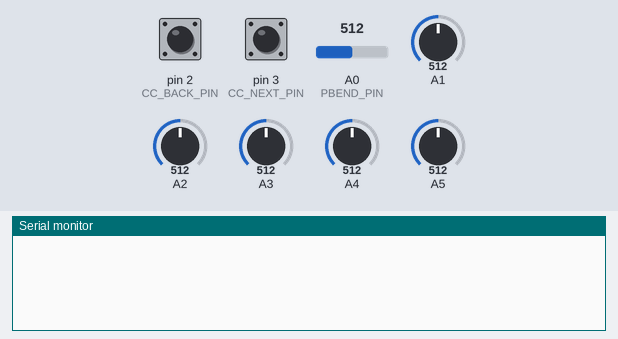
A program run on a simulated Arduino Uno, built with avr-gcc and run on an emulated ATmega328P. On the bench: the last lines printed to the serial monitor. Inputs (shaded band) come from the test bench; at power-on: A0 (PBEND_PIN) = 512, A1 = 512, A2 = 512, A3 = 512, A4 = 512, A5 = 512, pin 2 (CC_BACK_PIN) HIGH, pin 3 (CC_NEXT_PIN) HIGH.

Above: at 1.2 s.
1.3 s: A0 (PBEND_PIN) set to 40
At 2.5 s:
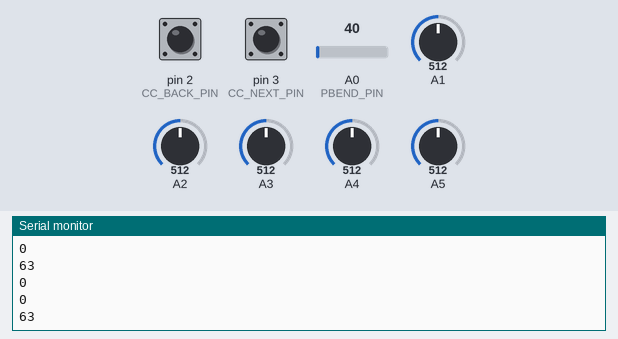
2.8 s: A1 set to 40
At 3.9 s:
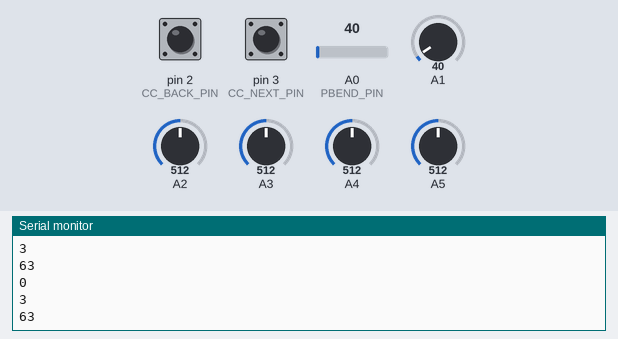
4.3 s: A2 set to 40
At 5.0 s:
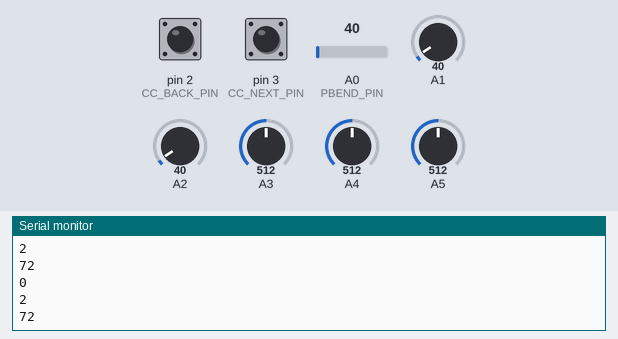
5.8 s: A3 set to 40
At 6.2 s:
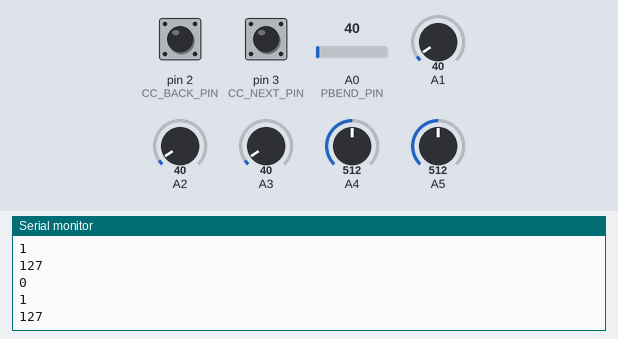
7.3 s: A4 set to 40
At 8.5 s:
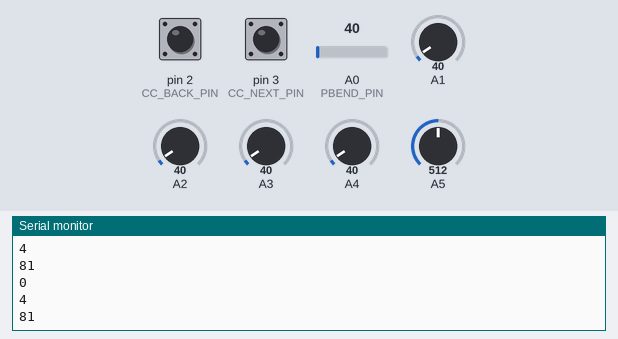
8.8 s: A5 set to 40
At 9.7 s:
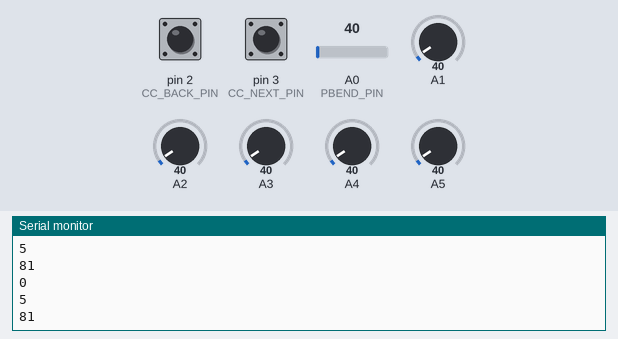
Timing chart, 0 to 11.3 s (numbered marks = the images above; inputs shaded):
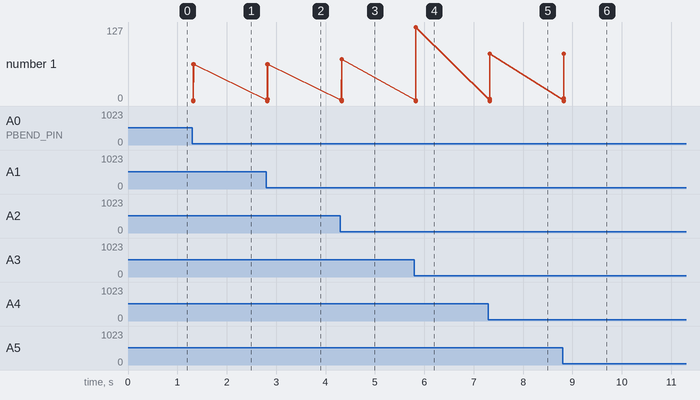

Measured:
- after the input at 1.3 s, the serial monitor: prints a new line at once (image 1)
- after the input at 2.8 s, the serial monitor: prints a new line at once (image 2)
- after the input at 4.3 s, the serial monitor: prints a new line at once (image 3)
- after the input at 5.8 s, the serial monitor: prints a new line at once (image 4)
- after the input at 7.3 s, the serial monitor: prints a new line at once (image 5)
- after the input at 8.8 s, the serial monitor: prints a new line at once (image 6)
- plotted number 1: 63 → 72 after the input at 4.3 s, 72 → 127 after the input at 5.8 s, 127 → 81 after the input at 7.3 s

The program:

main.cpp
```cpp
/*
	Pyduino MIDI Drums

	An arduino MIDI drum project that is configurable with python.
    ------ more descriptions -------

	The circuit:
	* piezo sensors to input drum signals
	* serial communication to the raspberry pi.

	Created 25/03/2017
	Revised by Daryl Pongcol

    Resources:
        Main algorithm -  By Evan Kale
        Another algorithm -  By NotesAndVolts.com

*/

#include "Arduino.h"

//Piezo defines
#define NUM_PIEZOS 6
#define START_SLOT 0     //first analog slot of piezos

//Pad defines
// pads:
#define PAD0 0    //top left
#define PAD1 3    //top right
#define PAD2 2    //middle left
#define PAD3 1    //middle right
#define PAD4 4    //lower left
#define PAD5 5    //lower right
// thresholds:
#define PAD0_THRESHOLD 25
#define PAD1_THRESHOLD 25
#define PAD2_THRESHOLD 20
#define PAD3_THRESHOLD 40
#define PAD4_THRESHOLD 20
#define PAD5_THRESHOLD 20
// min readings:
#define PAD0_MIN 10
#define PAD1_MIN 10
#define PAD2_MIN 0
#define PAD3_MIN 10
#define PAD4_MIN 0
#define PAD5_MIN 0
// max readings:
#define PAD0_MAX 1024
#define PAD1_MAX 1024
#define PAD2_MAX 900
#define PAD3_MAX 400
#define PAD4_MAX 800
#define PAD5_MAX 800

// special pads:
#define KICK_PAD 2
#define LTOM_PAD 3
#define CYM_PAD 6
#define SNARE1_PAD 0
#define SNARE2_PAD 1

//MIDI defines
// MIDI baud rate
#define SERIAL_RATE 31250
// note on/off
#define NOTE_ON_CMD 1
#define NOTE_OFF_CMD 0
#define MAX_MIDI_VELOCITY 127
#define DEFAULT_MIN_READING 0
#define DEFAULT_MAX_READING 1024
// pitch bend
#define PBEND_PIN 0
#define PBEND_CMD 3
#define PBEND_STEP 50
// control change
#define CC_CMD 2
#define CC_NEXT_PIN 3
#define CC_NEXT_NUMBER 20
#define CC_BACK_PIN 2
#define CC_BACK_NUMBER 21
// buffers
unsigned short oldPbendVal;
bool btnNextPadMap_isClicked = false;
bool btnBackPadMap_isClicked = false;

//Program defines
//ALL TIME MEASURED IN MILLISECONDS
#define SIGNAL_BUFFER_SIZE 100
#define PEAK_BUFFER_SIZE 30
#define MAX_TIME_BETWEEN_PEAKS 20
#define MIN_TIME_BETWEEN_NOTES 50

//map that holds the mux slots of the piezos
unsigned short slotMap[NUM_PIEZOS];

//map that holds the respective pad to each piezo
unsigned short padMap[NUM_PIEZOS];

//map that holds the respective threshold to each piezo
unsigned short thresholdMap[NUM_PIEZOS];

//map that holds the respective min & max reading to each piezo
unsigned short minReadingMap[NUM_PIEZOS];
unsigned short maxReadingMap[NUM_PIEZOS];

//Ring buffers to store analog signal and peaks
short currentSignalIndex[NUM_PIEZOS];
short currentPeakIndex[NUM_PIEZOS];
unsigned short signalBuffer[NUM_PIEZOS][SIGNAL_BUFFER_SIZE];
unsigned short peakBuffer[NUM_PIEZOS][PEAK_BUFFER_SIZE];

bool padReady[NUM_PIEZOS];
unsigned short padReadyVelocity[NUM_PIEZOS];
bool isLastPeakZeroed[NUM_PIEZOS];

unsigned long lastPeakTime[NUM_PIEZOS];
unsigned long lastNoteTime[NUM_PIEZOS];

void midiNoteOn(byte pad, byte velocity)
{
    Serial.println(NOTE_ON_CMD);
    Serial.println(pad);
    Serial.println(velocity);
}

void midiNoteOff(byte pad, byte velocity)
{
    Serial.println(NOTE_OFF_CMD);
    Serial.println(pad);
    Serial.println(velocity);
}

void midiPitchBend(int pitchLow, int pitchHigh)
{
    Serial.println(PBEND_CMD);
    Serial.println(pitchLow);
    Serial.println(pitchHigh);
}

void midiControlChange(byte ccNumber, byte val)
{
    Serial.println(CC_CMD);
    Serial.println(ccNumber);
    Serial.println(val);
}

void padFire(unsigned short pad, unsigned short velocity)
{
  if(velocity > MAX_MIDI_VELOCITY)
    velocity = MAX_MIDI_VELOCITY;

  midiNoteOn(pad, velocity);
  midiNoteOff(pad, velocity);
}

void recordNewPeak(short slot, short newPeak)
{
  isLastPeakZeroed[slot] = (newPeak == 0);

  unsigned long currentTime = millis();
  lastPeakTime[slot] = currentTime;

  //new peak recorded (newPeak)
  peakBuffer[slot][currentPeakIndex[slot]] = newPeak;

  //1 of 3 cases can happen:
  // 1) pad ready - if new peak >= previous peak
  // 2) pad fire - if new peak < previous peak and previous peak was a pad ready
  // 3) no pad - if new peak < previous peak and previous peak was NOT pad ready

  //get previous peak
  short prevPeakIndex = currentPeakIndex[slot]-1;
  if(prevPeakIndex < 0) prevPeakIndex = PEAK_BUFFER_SIZE-1;
  unsigned short prevPeak = peakBuffer[slot][prevPeakIndex];

  if(newPeak > prevPeak && (currentTime - lastNoteTime[slot])>MIN_TIME_BETWEEN_NOTES)
  {
    padReady[slot] = true;
    if(newPeak > padReadyVelocity[slot])
      padReadyVelocity[slot] = newPeak;
  }
  else if(newPeak < prevPeak && padReady[slot])
  {
    // if (slot == LTOM_PAD)
    //   padFire(padMap[slot], 2*padReadyVelocity[slot]); //tom low velocity fix
    // else
    //   padFire(padMap[slot], padReadyVelocity[slot]);
    padFire(padMap[slot], padReadyVelocity[slot]);
    padReady[slot] = false;
    padReadyVelocity[slot] = 0;
    lastNoteTime[slot] = currentTime;
  }

  currentPeakIndex[slot]++;
  if(currentPeakIndex[slot] == PEAK_BUFFER_SIZE) currentPeakIndex[slot] = 0;
}

void readPadHits(){
  unsigned long currentTime = millis();

  for(short i=0; i<NUM_PIEZOS; ++i) // use A0 for pitchbend for now.
  {
    //get a new signal from analog read
    unsigned short newSignal = analogRead(slotMap[i]);
    newSignal = map(newSignal, DEFAULT_MIN_READING, maxReadingMap[i], 0, 127);
    signalBuffer[i][currentSignalIndex[i]] = newSignal;

    //if new signal is 0
    if(newSignal < thresholdMap[i])
    {
      if(!isLastPeakZeroed[i] && (currentTime - lastPeakTime[i]) > MAX_TIME_BETWEEN_PEAKS)
      {
        recordNewPeak(i,0);
      }
      else
      {
        //get previous signal
        short prevSignalIndex = currentSignalIndex[i]-1;
        if(prevSignalIndex < 0) prevSignalIndex = SIGNAL_BUFFER_SIZE-1;
        unsigned short prevSignal = signalBuffer[i][prevSignalIndex];

        unsigned short newPeak = 0;

        //find the wave peak if previous signal was not 0 by going
        //through previous signal values until another 0 is reached
        while(prevSignal >= thresholdMap[i])
        {
          if(signalBuffer[i][prevSignalIndex] > newPeak)
          {
            newPeak = signalBuffer[i][prevSignalIndex];
          }

          //decrement previous signal index, and get previous signal
          prevSignalIndex--;
          if(prevSignalIndex < 0) prevSignalIndex = SIGNAL_BUFFER_SIZE-1;
          prevSignal = signalBuffer[i][prevSignalIndex];
        }

        if(newPeak > 0)
        {
          recordNewPeak(i, newPeak);
        }
      }

    }

    currentSignalIndex[i]++;
    if(currentSignalIndex[i] == SIGNAL_BUFFER_SIZE) {
      currentSignalIndex[i] = 0;
    }

  }
}

void readPitchBends(){
  //get pitch bend value
  short newPbendVal = analogRead(PBEND_PIN);
  if ((newPbendVal - oldPbendVal == PBEND_STEP) || (oldPbendVal - newPbendVal == PBEND_STEP)) {
    int pitchLow, pitchHigh;
    if (newPbendVal < 512) {
      pitchLow = map(newPbendVal, 0, 511, -8192, 0);
      pitchHigh = 0;
    } else {
      pitchLow = 0;
      pitchHigh = map(newPbendVal, 512, 1023, 0, 8192);
    }

    midiPitchBend(pitchLow, pitchHigh);

    oldPbendVal = newPbendVal;
  }
}

void readControlChanges(){
  //get control change values
  unsigned short ccNumber, ccVal;
  int btnNextPadMap = digitalRead(CC_NEXT_PIN);
  int btnBackPadMap = digitalRead(CC_BACK_PIN);

  // fire "next pad map" cc msg after button press
  if ((btnNextPadMap_isClicked) && (btnNextPadMap == HIGH)){
    ccNumber = CC_NEXT_NUMBER;
    ccVal = 0;
    midiControlChange(ccNumber, ccVal);
    delay(50); // delay a bit to avoid debouncing
    btnNextPadMap_isClicked = false;
  } else {
    if (btnNextPadMap == LOW) btnNextPadMap_isClicked = true;
  }

  // fire "previous pad map" cc msg after button press
  if ((btnBackPadMap_isClicked) && (btnBackPadMap == HIGH)){
    ccNumber = CC_BACK_NUMBER;
    ccVal = 0;
    midiControlChange(ccNumber, ccVal);
    delay(10);
    btnBackPadMap_isClicked = false;
  } else {
    if (btnBackPadMap == LOW) btnBackPadMap_isClicked = true;
  }
}

void setup()
{
  Serial.begin(SERIAL_RATE);

  while (!Serial);

  //initialize globals
  for(short i=0; i<NUM_PIEZOS; ++i)
  {
    currentSignalIndex[i] = 0;
    currentPeakIndex[i] = 0;
    memset(signalBuffer[i],0,sizeof(signalBuffer[i]));
    memset(peakBuffer[i],0,sizeof(peakBuffer[i]));
    padReady[i] = false;
    padReadyVelocity[i] = 0;
    isLastPeakZeroed[i] = true;
    lastPeakTime[i] = 0;
    lastNoteTime[i] = 0;
    slotMap[i] = START_SLOT + i;
  }

  thresholdMap[0] = PAD0_THRESHOLD;
  thresholdMap[1] = PAD1_THRESHOLD;
  thresholdMap[2] = PAD2_THRESHOLD;
  thresholdMap[3] = PAD3_THRESHOLD;
  thresholdMap[4] = PAD4_THRESHOLD;
  thresholdMap[5] = PAD5_THRESHOLD;

  minReadingMap[0] = PAD0_MIN;
  minReadingMap[1] = PAD1_MIN;
  minReadingMap[2] = PAD2_MIN;
  minReadingMap[3] = PAD3_MIN;
  minReadingMap[4] = PAD4_MIN;
  minReadingMap[5] = PAD5_MIN;

  maxReadingMap[0] = PAD0_MAX;
  maxReadingMap[1] = PAD1_MAX;
  maxReadingMap[2] = PAD2_MAX;
  maxReadingMap[3] = PAD3_MAX;
  maxReadingMap[4] = PAD4_MAX;
  maxReadingMap[5] = PAD5_MAX;

  padMap[0] = PAD0;
  padMap[1] = PAD1;
  padMap[2] = PAD2;
  padMap[3] = PAD3;
  padMap[4] = PAD4;
  padMap[5] = PAD5;

  pinMode(CC_BACK_PIN, INPUT);
  pinMode(CC_NEXT_PIN, INPUT);
  pinMode(PBEND_PIN, INPUT);
}

void loop()
{
  readPadHits();
  // readPitchBends();
  readControlChanges();
}
```
